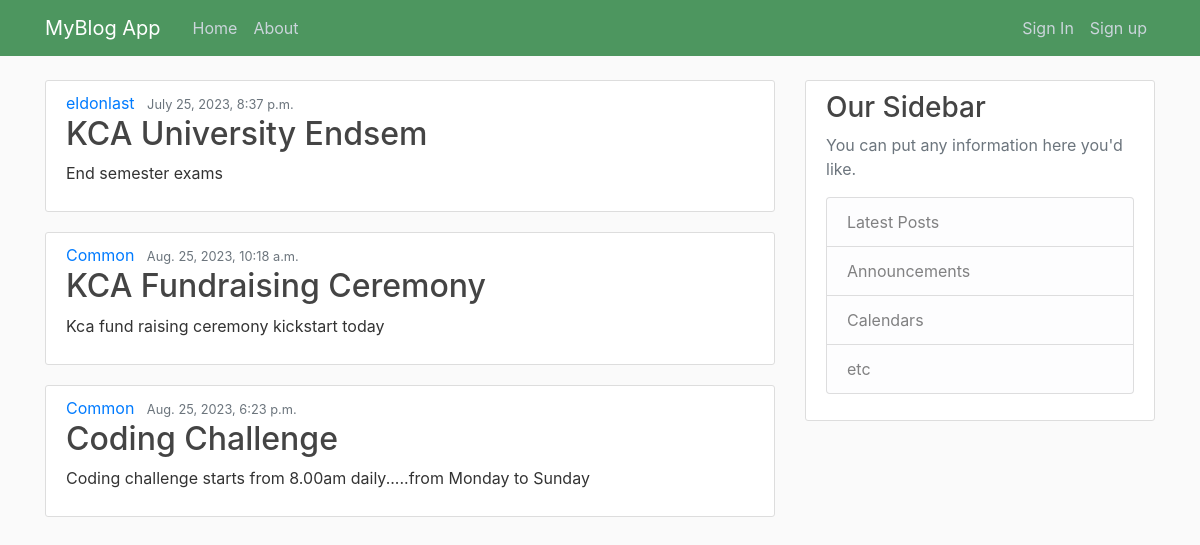
The app's page /, older data.
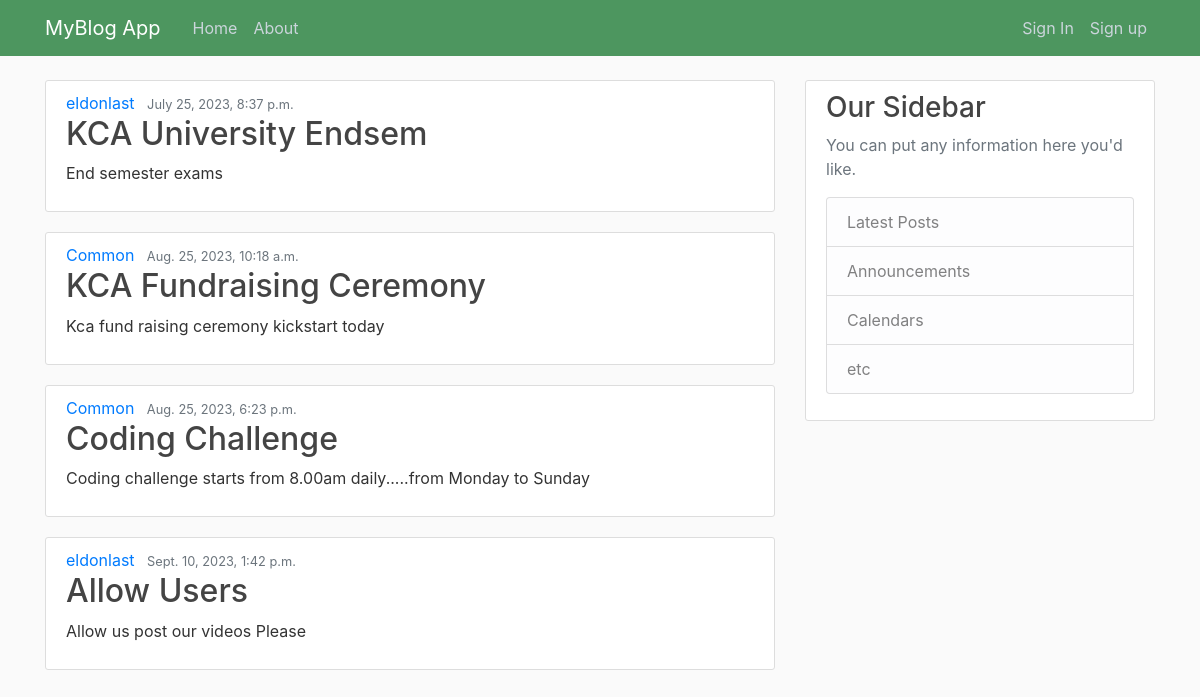
The same page, newer data.
### blogg/models.py (models this page shows, shortened)
class Post(models.Model):
    title=models.CharField(max_length=100)
    content= models.TextField()
    date_posted= models.DateTimeField(default=timezone.now)
    author= models.ForeignKey(User, on_delete=models.CASCADE)

### blogg/views.py (the view)
# urls.py: 2. Add a URL to urlpatterns:  path('', views.home, name='home')
def home(request):
    context={
        'posts':Post.objects.all()
    }
    return render(request, 'blogg/home.html',context)

### blogg/templates/blogg/home.html
{% extends "blogg/base.html"%}
{% block content %}
  {% for post in posts %}
  <article class="media content-section">
    <div class="media-body">
      <div class="article-metadata">
        <a class="mr-2" href="#">{{ post.author }}</a>
        <small class="text-muted">{{ post.date_posted }}</small>
      </div>
      <h2><a class="article-title" href="#">{{ post.title }}</a></h2>
      <p class="article-content">{{ post.content }}</p>
    </div>
  </article>
  {% endfor %}
  {% endblock content %}

### blogg/templates/blogg/base.html (shortened to what this page needs)
{% load static %}
<!DOCTYPE html>
<html>
    <head>
    <link rel="stylesheet" href="https://cdn.jsdelivr.net/npm/bootstrap@4.1.3/dist/css/bootstrap.min.css">
</head>
<header class="site-header">
  <nav class="navbar navbar-expand-md navbar-dark bg-steel fixed-top">
    <div class="container">
      <a class="navbar-brand mr-4" href="/">MyBlog App</a>
      <div class="collapse navbar-collapse" id="navbarToggle">
        <div class="navbar-nav mr-auto">
          <a class="nav-item nav-link" href="/">Home</a>
          <a class="nav-item nav-link" href="/about">About</a>
        </div>
        <div class="navbar-nav">
          {% if user.is_authenticated %}
          <a class="nav-item nav-link" href="{% url 'profile' %}">profile</a>
          <a class="nav-item nav-link" href="{% url 'logout' %}">Logout</a>
          {% else %}
          <a class="nav-item nav-link" href="{% url 'Login' %}">Sign In</a>
          <a class="nav-item nav-link" href="{% url 'register' %}">Sign up</a>
          {% endif %}
        </div>
      </div>
    </div>
  </nav>
</header>
<main role="main" class="container">
  <div class="row">
    <div class="col-md-8">
      {% block content %}{% endblock %}
    </div>
    <div class="col-md-4">
      <div class="content-section">
        <h3>Our Sidebar</h3>
        <p class='text-muted'>You can put any information here you'd like.
          <ul class="list-group">
            <li class="list-group-item list-group-item-light">Latest Posts</li>
            <li class="list-group-item list-group-item-light">Announcements</li>
            <li class="list-group-item list-group-item-light">Calendars</li>
            <li class="list-group-item list-group-item-light">etc</li>
          </ul>
        </p>
      </div>
    </div>
  </div>
</main>
    </body>
</html>

### blogg/templates/blogg/base.html (style rules this page uses)
h1, h2, h3, h4, h5, h6 { color: #444444; }
ul { margin: 0; }
.bg-steel { background-color: #4d965f; }
.site-header .navbar-nav .nav-link { color: #cbd5db; }
.content-section { background: #ffffff; padding: 10px 20px; border: 1px solid #dddddd; border-radius: 3px; margin-bottom: 20px; }
.article-title { color: #444444; }
.article-content { white-space: pre-line; }

Row changes from the older to the newer data that the page shows:
added Post: author "eldonlast", date_posted "Sept. 10, 2023, 1:42 p.m.", title "Allow Users", content "Allow us post our videos Please"
